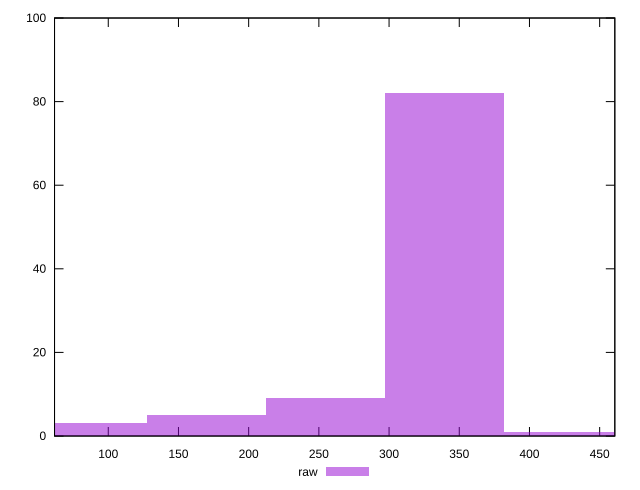

Recreate this plot in gnuplot.
reset

$raw <<EOF
339.6157046605186 82
169.8078523302593 5
254.71177849538896 9
84.90392616512965 3
424.5196308256482 1
EOF

set key outside below
set boxwidth 84.90392616512965
set xrange [61.73099997639656:460.79999999999995]
set yrange [0:100]
set trange [0:100]
set style fill transparent solid 0.5 noborder
set terminal svg size 640, 490 enhanced background rgb 'white'
set output "report_00014_2021-02-09T15:56:05.503Z/uses-rel-preconnect/samples/pages+cached+noadtech+nomedia/raw/histogram.svg"

plot $raw title "raw" with boxes

reset
